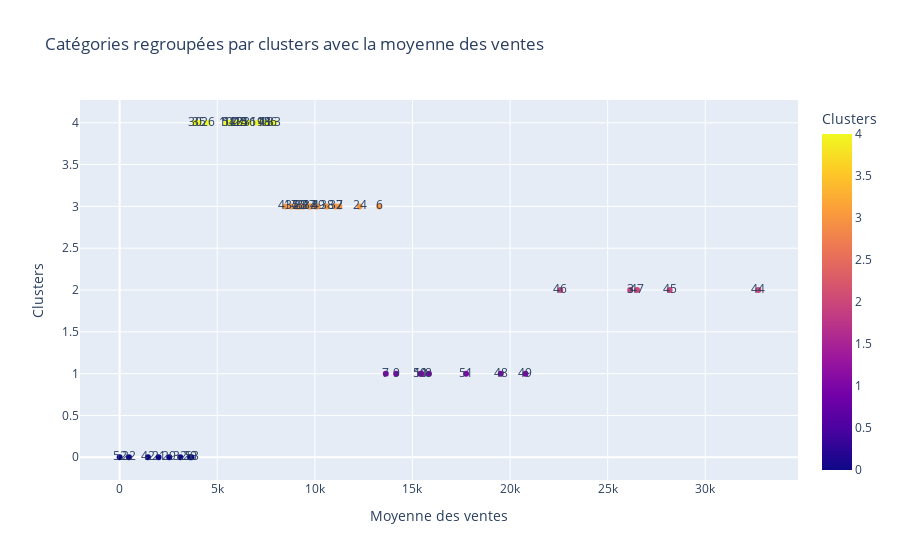
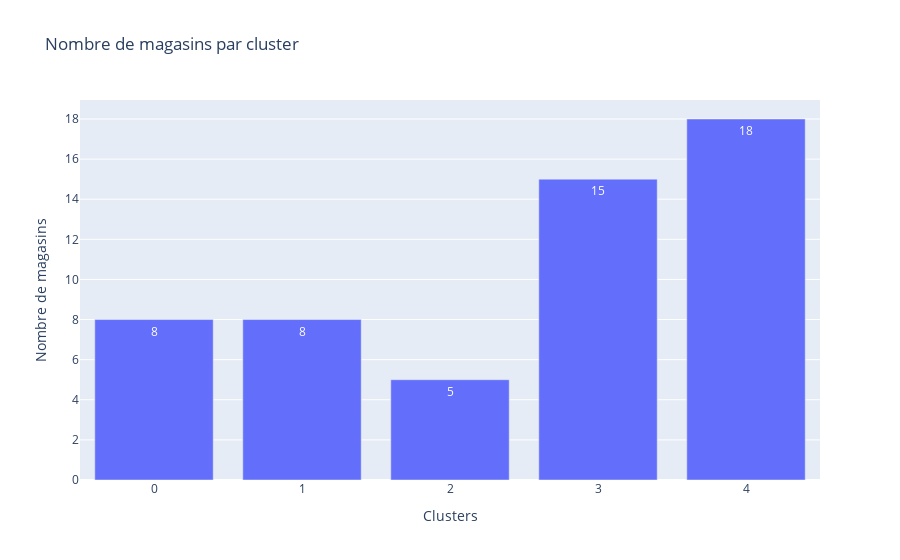

The notebook cell these images were saved under, in order:
### Markdown cell above
>Un clustering par famille de produits ne semble pas être une bonne idée. Essayons plutôt par magasin.

### Code cell
# -- Groupons selon les catégories de magasin  --

grouped_data = train.groupby(['date', 'store_nbr'])['sales'].sum().reset_index()

pivoted_data = grouped_data.pivot(index='store_nbr', columns='date', values='sales').fillna(0)

# -- clustering --

data = pivoted_data.select_dtypes(include=[np.number]) 

scaler = MinMaxScaler(feature_range=(0, 1))
data_scaled = scaler.fit_transform(data)

#--Kmeans--

kmeans_model = TimeSeriesKMeans(n_clusters=5, metric='euclidean', n_jobs=-1, max_iter=10, random_state=42)
clusters = kmeans_model.fit_predict(data_scaled)
data['clusters'] = clusters
# Évaluer le clustering
print("Inertia:", kmeans_model.inertia_)  # Inertie intra-cluster
data= data.reset_index()

# -- Visualisations --

# --1er viz__
data['mean_sales'] = data.iloc[:, 3:-1].mean(axis=1)  
fig = px.scatter(
    data,
    x='mean_sales',  
    y='clusters',  
    color='clusters',  
    text='store_nbr',  
    title="Catégories regroupées par clusters avec la moyenne des ventes",
    labels={'mean_sales': 'Moyenne des ventes', 'clusters': 'Clusters'}
)

fig.show()
# --2eme viz__
cluster_counts = data['clusters'].value_counts().reset_index()
cluster_counts.columns = ['Cluster', 'Nombre de magasins']


fig = px.bar(
    cluster_counts,
    x='Cluster',
    y='Nombre de magasins',
    text='Nombre de magasins',  # Ajouter le nombre au-dessus des barres
    title="Nombre de magasins par cluster",
    labels={'Cluster': 'Clusters', 'Nombre de magasins': 'Nombre de magasins'}
)
fig.show()

### Figure 1 — Plotly figure (JSON) as saved in the notebook; plotly's stock layout.template omitted (floating-point values rounded to 4 significant figures)
{"data": [{"hovertemplate": "Moyenne des ventes=%{x}<br>Clusters=%{marker.color}<br>store_nbr=%{text}<extra></extra>", "legendgroup": "", "marker": {"color": [4, 3, 2, 3, 3, 3, 1, 1, 1, 4, 1, 4, 4, 4, 4, 4, 3, 4, 4, 0, 0, 0, 4, 3, 4, 4, 3, 3, 0, 4, 3, 0, 4, 3, 4, 4, 3, 3, 3, 3, 4, 0, 3, 2, 2, 2, 2, 1, 1, 1, 1, 0, 0, 4], "coloraxis": "coloraxis", "symbol": "circle"}, "mode": "markers+text", "name": "", "orientation": "v", "showlegend": false, "text": [1, 2, 3, 4, 5, 6, 7, 8, 9, 10, 11, 12, 13, 14, 15, 16, 17, 18, 19, 20, 21, 22, 23, 24, 25, 26, 27, 28, 29, 30, 31, 32, 33, 34, 35, 36, 37, 38, 39, 40, 41, 42, 43, 44, 45, 46, 47, 48, 49, 50, 51, 52, 53, 54], "type": "scatter", "x": [7372.0, 11260.0, 26150.0, 10030.0, 9031.0, 13300.0, 13630.0, 15840.0, 14170.0, 5459.0, 15450.0, 5664.0, 5979.0, 6214.0, 6218.0, 6641.0, 8789.0, 7419.0, 7050.0, 3604.0, 1992.0, 477.1, 6329.0, 12300.0, 6171.0, 4507.0, 9713.0, 9227.0, 2540.0, 3846.0, 9390.0, 3107.0, 7924.0, 9759.0, 4070.0, 7687.0, 11070.0, 10610.0, 10140.0, 9135.0, 7451.0, 1448.0, 8479.0, 32720.0, 28180.0, 22570.0, 26500.0, 19520.0, 20790.0, 15410.0, 17740.0, 0, 3683.0, 5614.0], "xaxis": "x", "y": [4, 3, 2, 3, 3, 3, 1, 1, 1, 4, 1, 4, 4, 4, 4, 4, 3, 4, 4, 0, 0, 0, 4, 3, 4, 4, 3, 3, 0, 4, 3, 0, 4, 3, 4, 4, 3, 3, 3, 3, 4, 0, 3, 2, 2, 2, 2, 1, 1, 1, 1, 0, 0, 4], "yaxis": "y"}], "layout": {"coloraxis": {"colorbar": {"title": {"text": "Clusters"}}, "colorscale": [[0, "#0d0887"], [0.1111, "#46039f"], [0.2222, "#7201a8"], [0.3333, "#9c179e"], [0.4444, "#bd3786"], [0.5556, "#d8576b"], [0.6667, "#ed7953"], [0.7778, "#fb9f3a"], [0.8889, "#fdca26"], [1, "#f0f921"]]}, "legend": {"tracegroupgap": 0}, "title": {"text": "Catégories regroupées par clusters avec la moyenne des ventes"}, "xaxis": {"anchor": "y", "domain": [0, 1], "title": {"text": "Moyenne des ventes"}}, "yaxis": {"anchor": "x", "domain": [0, 1], "title": {"text": "Clusters"}}}}

### Figure 2 — Plotly figure (JSON) as saved in the notebook; plotly's stock layout.template omitted (floating-point values rounded to 4 significant figures)
{"data": [{"alignmentgroup": "True", "hovertemplate": "Clusters=%{x}<br>Nombre de magasins=%{text}<extra></extra>", "legendgroup": "", "marker": {"color": "#636efa", "pattern": {"shape": ""}}, "name": "", "offsetgroup": "", "orientation": "v", "showlegend": false, "text": [18, 15, 8, 8, 5], "textposition": "auto", "type": "bar", "x": [4, 3, 1, 0, 2], "xaxis": "x", "y": [18, 15, 8, 8, 5], "yaxis": "y"}], "layout": {"barmode": "relative", "legend": {"tracegroupgap": 0}, "title": {"text": "Nombre de magasins par cluster"}, "xaxis": {"anchor": "y", "domain": [0, 1], "title": {"text": "Clusters"}}, "yaxis": {"anchor": "x", "domain": [0, 1], "title": {"text": "Nombre de magasins"}}}}
